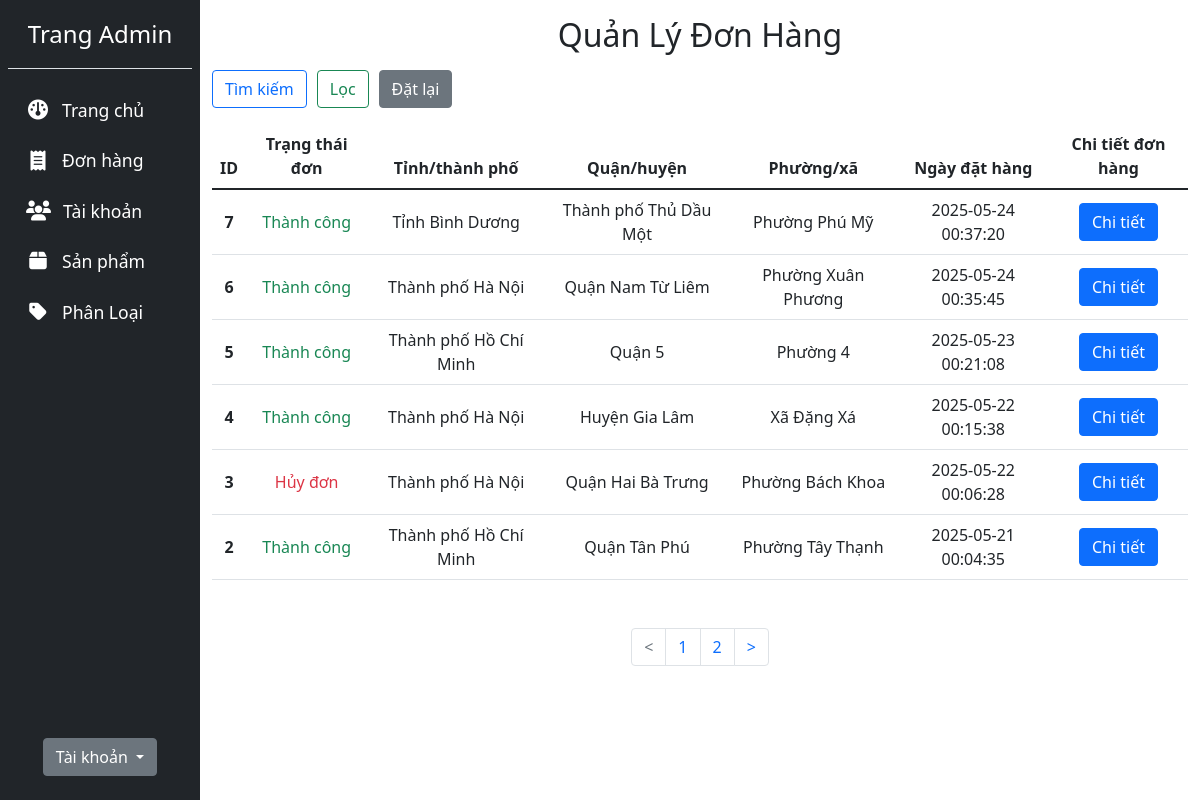
The page /admin/orders.php (signed in) on the database its author committed.
### tables this page shows
CREATE TABLE `orders` (
  `order_id` int(11) NOT NULL,
  `order_cost` decimal(12,2) NOT NULL,
  `order_status` varchar(255) NOT NULL DEFAULT 'Chưa xác nhận',
  `account_id` int(11) DEFAULT NULL,
  `receiver_name` varchar(255) NOT NULL,
  `phone_number` varchar(12) NOT NULL,
  `province` varchar(255) NOT NULL,
  `district` varchar(255) NOT NULL,
  `ward` varchar(255) NOT NULL,
  `address` varchar(255) NOT NULL,
  `order_date` datetime DEFAULT current_timestamp(),
  `payment_method` varchar(255) NOT NULL
);

### admin/orders.php (the view, shortened to what this page needs)
<?php
include '../server/connection.php';
$orderStatus = $_GET['orderStatus'] ?? '';
$fromDay = $_GET['fromDay'] ?? '';
$toDay = $_GET['toDay'] ?? '';
$province = $_GET['province'] ?? '';
$district = $_GET['district'] ?? '';
$ward = $_GET['ward'] ?? '';
$page = isset($_GET['page']) && is_numeric($_GET['page']) ? (int)$_GET['page'] : 1;
$records_per_page = 6;
$offset = ($page - 1) * $records_per_page;
$base_query_string = "orderStatus=" . urlencode($orderStatus)
  . "&fromDay=" . urlencode($fromDay)
  . "&toDay=" . urlencode($toDay)
  . "&province=" . urlencode($province)
  . "&district=" . urlencode($district)
  . "&ward=" . urlencode($ward)
  . "&search_btn=1";
if (isset($_GET['search_btn'])) {
  $baseQuery = "FROM orders WHERE 1=1";
  $params = [];
  $types = "";
  if (!empty($orderStatus) && $orderStatus !== 'Tất cả') {
    $baseQuery .= " AND order_status = ?";
    $params[] = $orderStatus;
    $types .= 's';
  }
  if (!empty($fromDay)) {
    $baseQuery .= " AND order_date >= ?";
    $params[] = $fromDay . " 00:00:00";
    $types .= 's';
  }
  if (!empty($toDay)) {
    $baseQuery .= " AND order_date <= ?";
    $params[] = $toDay . " 23:59:59";
    $types .= 's';
  }
  if (!empty($province)) {
    $baseQuery .= " AND province = ?";
    $params[] = $province;
    $types .= 's';
  }
  if (!empty($district)) {
    $baseQuery .= " AND district = ?";
    $params[] = $district;
    $types .= 's';
  }
  if (!empty($ward)) {
    $baseQuery .= " AND ward = ?";
    $params[] = $ward;
    $types .= 's';
  }
  $countQuery = "SELECT COUNT(*) " . $baseQuery;
  $stmt_count = $conn->prepare($countQuery);
  if (!empty($params)) {
    $stmt_count->bind_param($types, ...$params);
  }
  $stmt_count->execute();
  $stmt_count->bind_result($total_records);
  $stmt_count->fetch();
  $stmt_count->close();
  $total_no_of_pages = ceil($total_records / $records_per_page);
  $query = "SELECT * " . $baseQuery;
  $query .= " ORDER BY order_date DESC";
  $query .= " LIMIT ?, ?";
  $params[] = $offset;
  $params[] = $records_per_page;
  $types .= "ii";
  $stmt = $conn->prepare($query);
  $stmt->bind_param($types, ...$params);
  $stmt->execute();
  $orders = $stmt->get_result();
} else {
  $stmt1 = $conn->prepare("SELECT COUNT(*) AS total_records FROM orders");
  $stmt1->execute();
  $stmt1->bind_result($total_records);
  $total_no_of_pages = ceil($total_records / $records_per_page);
  $stmt2 = $conn->prepare("SELECT *
                           FROM orders
                           ORDER BY order_date DESC
                           LIMIT $offset, $records_per_page");
  $stmt2->execute();
  $orders = $stmt2->get_result();
}
?>
<!DOCTYPE html>
<html lang="en">
<head>
  <link href="https://cdn.jsdelivr.net/npm/bootstrap@5.1.3/dist/css/bootstrap.min.css" rel="stylesheet"
>
  <link rel="stylesheet" href="../admin/assets/css/style.css">
</head>
<body>
  <div class="container-fluid">
    <div class="row flex-nowrap">
      <?php include '../admin/layouts/sidebar.php'; ?>
      <div class="col py-3">
        <h2 class="text-center mb-3">Quản Lý Đơn Hàng</h2>
        <form id="searchForm" action="orders.php" method="get">
          <div class="mb-3" id="searchContainer">
            <input type="submit" value="Tìm kiếm" name="search_btn" class="btn btn-outline-primary">
            <input type="button" value="Lọc" id="filterToggleBtn" name="filter_btn" class="btn btn-outline-success">
            <a href="orders.php" class="btn btn-secondary">Đặt lại</a>
          </div>
        </form>
        <?php if ($total_no_of_pages > 0) { ?>
          <table class="table text-center">
            <thead>
              <tr>
                <th scope="col">ID</th>
                <th scope="col">Trạng thái đơn</th>
                <th scope="col">Tỉnh/thành phố</th>
                <th scope="col">Quận/huyện</th>
                <th scope="col">Phường/xã</th>
                <th scope="col">Ngày đặt hàng</th>
                <th scope="col">Chi tiết đơn hàng</th>
              </tr>
            </thead>
            <tbody>
              <?php while ($order_row = $orders->fetch_assoc()) { ?>
                <tr class="align-middle">
                  <th scope="row"><?php echo $order_row['order_id']; ?></th>
                  <td class="<?php include '../admin/utils/order_status_color.php'; ?>">
                    <?php echo $order_row['order_status']; ?>
                  </td>
                  <td><?php echo $order_row['province']; ?></td>
                  <td><?php echo $order_row['district']; ?></td>
                  <td><?php echo $order_row['ward']; ?></td>
                  <td><?php echo $order_row['order_date']; ?></td>
                  <td>
                    <a class="btn btn-primary" href="order_details.php?order_id=<?php echo $order_row['order_id']; ?>">
                      Chi tiết
                    </a>
                  </td>
                </tr>
              <?php } ?>
            </tbody>
          </table>
          <nav aria-label="Page Navigation Example">
            <ul class="pagination mt-5 justify-content-center">
              <li class="page-item <?php if ($page <= 1) {
                                      echo "disabled";
                                    } ?>">
                <a class="page-link" href="<?php if ($page <= 1) {
                                              echo "#";
                                            } else {
                                              echo "?" . $base_query_string . "&page=" . ($page - 1);
                                            } ?>"><</a>
              </li>
              <?php if ($total_no_of_pages >= 3) { ?>
                <li class="page-item">
                  <a class="page-link" href="?<?php echo $base_query_string; ?>&page=1">1</a>
                </li>
                <li class="page-item">
                  <a class="page-link" href="?<?php echo $base_query_string; ?>&page=2">2</a>
                </li>
                <li class="page-item">
                  <a class="page-link" href="#">...</a>
                </li>
                <li class="page-item">
                  <a class="page-link" href="?<?php echo $base_query_string; ?>&page=<?php echo $total_no_of_pages; ?>"><?php echo $total_no_of_pages; ?></a>
                </li>
              <?php } elseif ($total_no_of_pages == 1) { ?>
                <li class="page-item">
                  <a class="page-link" href="?<?php echo $base_query_string; ?>&page=1">1</a>
                </li>
              <?php } else { ?>
                <li class="page-item">
                  <a class="page-link" href="?<?php echo $base_query_string; ?>&page=1">1</a>
                </li>
                <li class="page-item">
                  <a class="page-link" href="?<?php echo $base_query_string; ?>&page=2">2</a>
                </li>
              <?php } ?>
              <li class="page-item <?php if ($page >= $total_no_of_pages) {
                                      echo "disabled";
                                    } ?>">
                <a class="page-link" href="<?php if ($page >= $total_no_of_pages) {
                                              echo "#";
                                            } else {
                                              echo "?" . $base_query_string . "&page=" . ($page + 1);
                                            } ?>">></a>
              </li>
            </ul>
          </nav>
        <?php } else { ?>
          <p>Không tìm thấy kết quả</p>
        <?php } ?>
      </div>
    </div>
  </div>
</body>
</html>

### admin/assets/css/style.css (style rules this page uses)
#searchContainer { display: flex; align-items: center; gap: 10px; }

### rows shown on the page
orders: order_id "7", order_status "Thành công", province "Tỉnh Bình Dương", district "Thành phố Thủ Dầu Một", ward "Phường Phú Mỹ", order_date "2025-05-24 00:37:20"
orders: order_id "6", order_status "Thành công", province "Thành phố Hà Nội", district "Quận Nam Từ Liêm", ward "Phường Xuân Phương", order_date "2025-05-24 00:35:45"
orders: order_id "5", order_status "Thành công", province "Thành phố Hồ Chí Minh", district "Quận 5", ward "Phường 4", order_date "2025-05-23 00:21:08"
orders: order_id "4", order_status "Thành công", province "Thành phố Hà Nội", district "Huyện Gia Lâm", ward "Xã Đặng Xá", order_date "2025-05-22 00:15:38"
orders: order_id "3", order_status "Hủy đơn", province "Thành phố Hà Nội", district "Quận Hai Bà Trưng", ward "Phường Bách Khoa", order_date "2025-05-22 00:06:28"
orders: order_id "2", order_status "Thành công", province "Thành phố Hồ Chí Minh", district "Quận Tân Phú", ward "Phường Tây Thạnh", order_date "2025-05-21 00:04:35"
